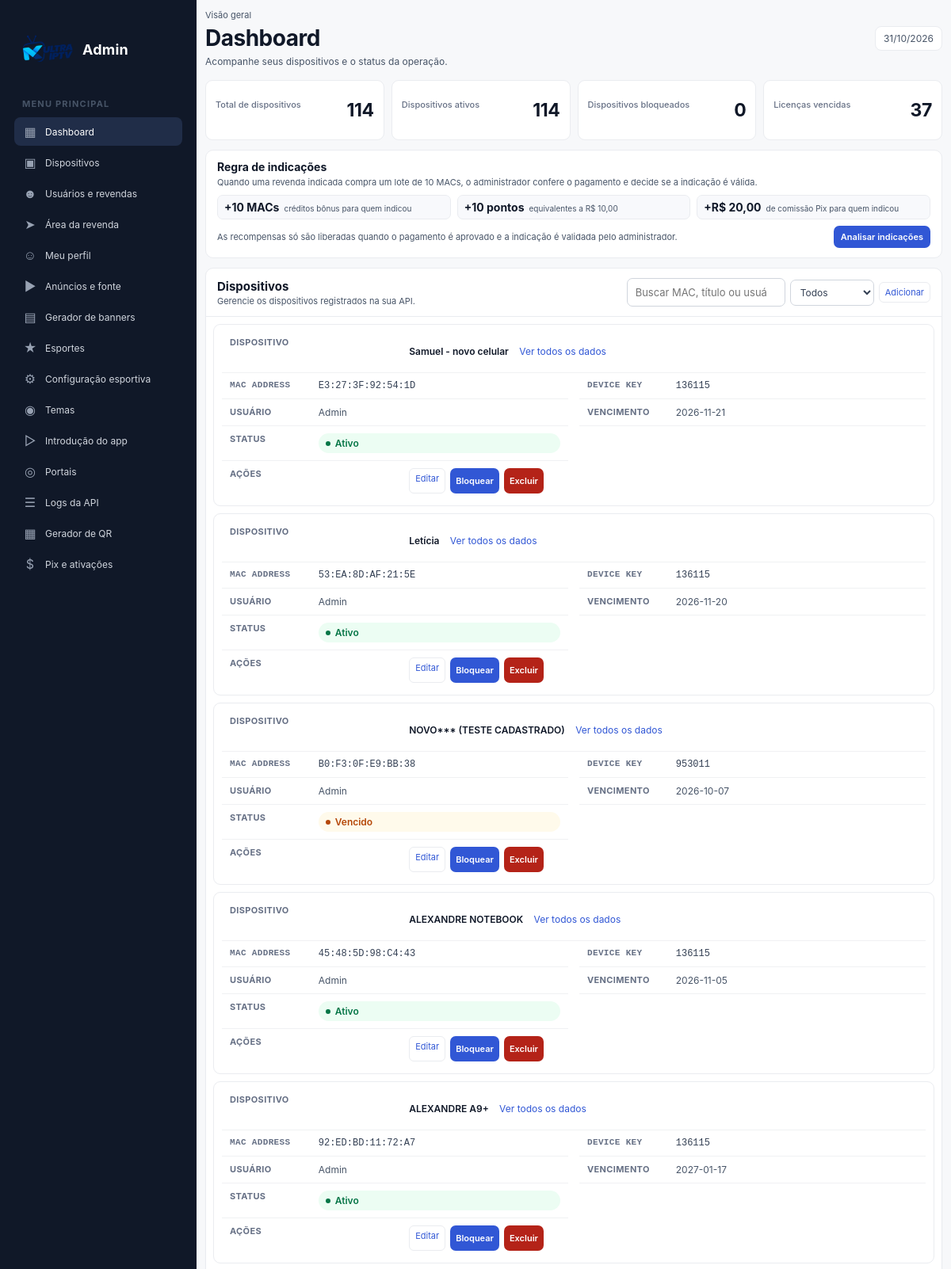
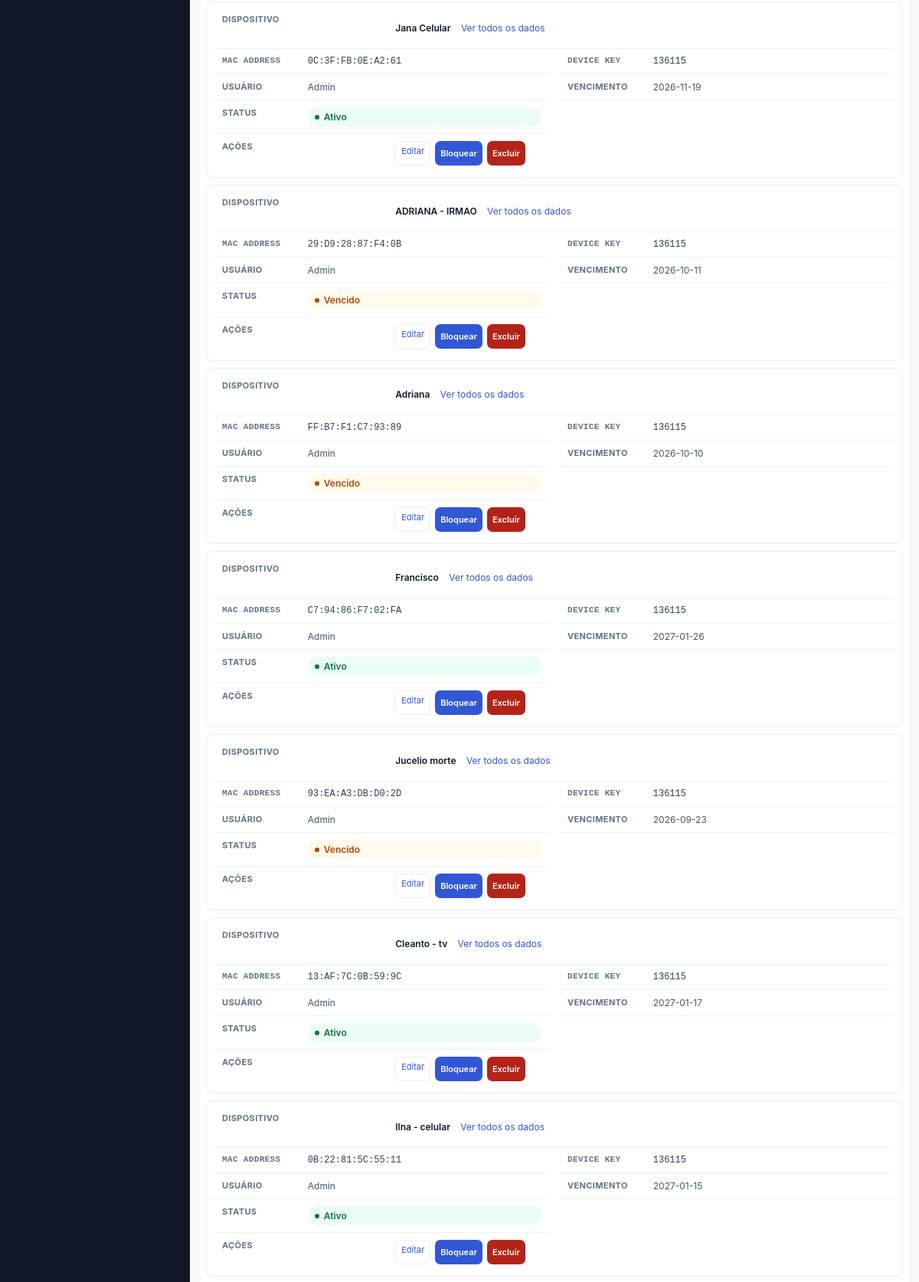
/admin/index.php (signed in, upper part), run on the app's committed database (2 pictures, top to bottom).
### tables this page shows
CREATE TABLE app_settings (
            setting_key TEXT PRIMARY KEY,
            setting_value TEXT NOT NULL DEFAULT ''
        );

CREATE TABLE "ibo" (
	"id"	INTEGER NOT NULL,
	"mac_address"	VARCHAR(100),
	"key"	VARCHAR(100),
	"username"	VARCHAR(100),
	"password"	VARCHAR(100),
	"expire_date"	VARCHAR(100),
	"dns"	VARCHAR(100),
	"epg_url"	VARCHAR(100),
	"title"	VARCHAR(100),
	"url"	VARCHAR(100),
	"type"	VARCHAR(100),
	"playlistpassword"	VARCHAR(100),
	"id_user"	INTEGER,
	"store_type"	INTEGER DEFAULT 1,
	"active"	INTEGER, "created_at" TEXT, "playlist_protected" INTEGER NOT NULL DEFAULT 1,
	PRIMARY KEY("id")
);

### admin/index.php (the view, shortened to what the rows shown need)
<?php
require_once __DIR__ . '/../api/includes/db.php';
$db = getDB();
$devices = getDevices($db);
$resellers = $db->query('
    SELECT id, name, username
    FROM users
    WHERE COALESCE(admin, 0) <> 1
')->fetchAll();
$resellersById = array_column($resellers, null, 'id');
?>
<!DOCTYPE html>
<html lang="pt-BR">
<head>
    <link rel="stylesheet" href="assets/panel.css">
</head>
<body class="admin-page<?= !empty($adminDevicesPage) ? ' devices-page' : ' dashboard-page' ?>">
    <div class="layout">
        <?php require __DIR__ . '/navigation.php'; ?>
        <main>
            <header class="page-header">
                <div>
                    <h1><?= !empty($adminDevicesPage) ? 'Dispositivos' : 'Dashboard' ?></h1>
                </div>
            </header>
            <?php if (empty($adminDevicesPage)): ?>
            <section class="panel referral-rule" aria-labelledby="referral-rule-title">
                <div class="referral-rule-header">
                    <div>
                        <h2 id="referral-rule-title">Regra de indicações</h2>
                    </div>
                </div>
            </section>
            <?php endif; ?>
            <section class="panel" id="devices">
                <div class="panel-header">
                    <div>
                        <h2 class="panel-title">Dispositivos</h2>
                    </div>
                </div>
                <div class="table-wrap">
                    <table>
                        <tbody id="device-rows">
                            <?php if (empty($devices)): ?>
                                <tr><td colspan="7" class="empty"><strong>Nenhum dispositivo registrado</strong>Os dispositivos aparecerão aqui quando forem cadastrados.</td></tr>
                            <?php else: ?>
                                <?php foreach ($devices as $device): ?>
                                    <?php
                                    $isActive = !empty($device['active']);
                                    $isExpired = isDeviceExpired(isset($device['expire_date']) ? (string) $device['expire_date'] : null);
                                    $statusFilter = $isExpired ? 'expired' : ($isActive ? 'active' : 'blocked');
                                    $statusText = $isExpired ? 'Vencido' : ($isActive ? 'Ativo' : 'Bloqueado');
                                    $statusClass = $isExpired ? 'expired' : ($isActive ? 'active' : 'blocked');
                                    $title = $device['title'] ?? 'NEW DEVICE';
                                    $mac = $device['mac_address'] ?? '';
                                    $username = $device['username'] ?? '';
                                    $expires = $device['expire_date'] ?? '';
                                    $reseller = $resellersById[$device['id_user'] ?? ''] ?? null;
                                    $resellerName = $reseller === null
                                        ? 'Admin'
                                        : 'Revenda: ' . $reseller['name'] . ' (@' . $reseller['username'] . ')';
                                    $searchText = strtolower($mac . ' ' . $title . ' ' . $username . ' ' . ($device['key'] ?? '') . ' ' . ($device['dns'] ?? '') . ' ' . ($device['url'] ?? '') . ' ' . $resellerName);
                                    $escape = static fn($value): string => htmlspecialchars((string) $value, ENT_QUOTES, 'UTF-8');
                                    ?>
                                    <tr data-status="<?= $statusFilter ?>" data-search="<?= htmlspecialchars($searchText, ENT_QUOTES, 'UTF-8') ?>">
                                        <td>
                                            <div class="device-card-heading">
                                                <span class="device-name"><?= $escape($title) ?></span>
                                                <a class="device-view-link" href="device_view.php?id=<?= (int) $device['id'] ?>">Ver todos os dados</a>
                                            </div>
                                        </td>
                                        <td class="mono"><?= htmlspecialchars($mac, ENT_QUOTES, 'UTF-8') ?></td>
                                        <td class="mono"><?= $escape($device['key'] ?? '') ?></td>
                                        <td><?= $escape($resellerName) ?></td>
                                        <td><?= htmlspecialchars($expires, ENT_QUOTES, 'UTF-8') ?: '<span class="device-id">Sem vencimento</span>' ?></td>
                                        <td class="device-status-cell"><span class="badge <?= $statusClass ?>"><?= $statusText ?></span></td>
                                        <td class="device-actions-cell">
                                            <div class="actions">
                                                <a class="action" href="device_edit.php?id=<?= (int) $device['id'] ?>">Editar</a>
                                                <form method="post">
                                                    <button class="action <?= $isActive ? '' : 'unblock' ?>" type="submit"><?= $isActive ? 'Bloquear' : 'Desbloquear' ?></button>
                                                </form>
                                                <form method="post" onsubmit="return confirm('Tem certeza que deseja excluir este dispositivo?')">
                                                    <button class="action delete" type="submit">Excluir</button>
                                                </form>
                                            </div>
                                        </td>
                                    </tr>
                                <?php endforeach; ?>
                            <?php endif; ?>
                        </tbody>
                    </table>
                </div>
            </section>
        </main>
    </div>
</body>
</html>

### admin/navigation.php (shortened to what the rows shown need)
<?php
require_once __DIR__ . '/../api/includes/db.php';
require_once __DIR__ . '/../api/includes/branding.php';
$adminNavPrefix = !empty($isBannerGeneratorPage) ? '../admin/' : '';
$adminLogoPath = getDefaultApkBrandingPath(getDB(), 'logo');
$adminLogoUrl = $adminLogoPath === '' ? '' : getPublicBaseUrl() . $adminLogoPath;
$adminLogoAlt = 'Logo padrão do IBO Admin';
?>
<link rel="stylesheet" href="<?= htmlspecialchars($adminNavPrefix, ENT_QUOTES, 'UTF-8') ?>assets/panel.css?v=admin-logo-size-20261025-6">
<aside class="admin-nav">
    <div class="admin-brand"><span class="admin-brand-mark"><?php if ($adminLogoUrl !== ''): ?><img src="<?= htmlspecialchars($adminLogoUrl, ENT_QUOTES, 'UTF-8') ?>" alt="<?= $adminLogoAlt ?>"><?php else: ?>IB<?php endif; ?></span><span>Admin</span></div>
</aside>

### data on the page
app_settings: setting_value (picture)
ibo: title "Samuel - novo celular", mac_address "E3:27:3F:92:54:1D", key "136115", resellerName "Admin", expire_date "2026-11-21", statusText "Ativo", shows "Bloquear"
ibo: title "Letícia", mac_address "53:EA:8D:AF:21:5E", key "136115", resellerName "Admin", expire_date "2026-11-20", statusText "Ativo", shows "Bloquear"
ibo: title "NOVO*** (TESTE CADASTRADO)", mac_address "B0:F3:0F:E9:BB:38", key "953011", resellerName "Admin", expire_date "2026-10-07", expire_date "Vencido", active "Bloquear"
ibo: title "ALEXANDRE NOTEBOOK", mac_address "45:48:5D:98:C4:43", key "136115", resellerName "Admin", expire_date "2026-11-05", statusText "Ativo", shows "Bloquear"
ibo: title "ALEXANDRE A9+", mac_address "92:ED:BD:11:72:A7", key "136115", resellerName "Admin", expire_date "2027-01-17", statusText "Ativo", shows "Bloquear"
ibo: title "Jana Celular", mac_address "0C:3F:FB:0E:A2:61", key "136115", resellerName "Admin", expire_date "2026-11-19", statusText "Ativo", shows "Bloquear"
ibo: title "ADRIANA - IRMAO", mac_address "29:D9:28:87:F4:0B", key "136115", resellerName "Admin", expire_date "2026-10-11", expire_date "Vencido", active "Bloquear"
ibo: title "Adriana", mac_address "FF:B7:F1:C7:93:89", key "136115", resellerName "Admin", expire_date "2026-10-10", expire_date "Vencido", active "Bloquear"
ibo: title "Francisco", mac_address "C7:94:86:F7:02:FA", key "136115", resellerName "Admin", expire_date "2027-01-26", statusText "Ativo", shows "Bloquear"
ibo: title "Jucelio morte", mac_address "93:EA:A3:DB:D0:2D", key "136115", resellerName "Admin", expire_date "2026-09-23", expire_date "Vencido", active "Bloquear"
ibo: title "Cleanto - tv", mac_address "13:AF:7C:0B:59:9C", key "136115", resellerName "Admin", expire_date "2027-01-17", statusText "Ativo", shows "Bloquear"
ibo: title "Ilna - celular", mac_address "0B:22:81:5C:55:11", key "136115", resellerName "Admin", expire_date "2027-01-15", statusText "Ativo", shows "Bloquear"

### other printed values
$icon "▦"
$label "Dashboard"
$icon "▣"
$label "Dispositivos"
$icon "☻"
$label "Usuários e revendas"
$icon "➤"
$label "Área da revenda"
$icon "☺"
$label "Meu perfil"
$icon "▶"
$label "Anúncios e fonte"
$icon "▤"
$label "Gerador de banners"
$icon "★"
